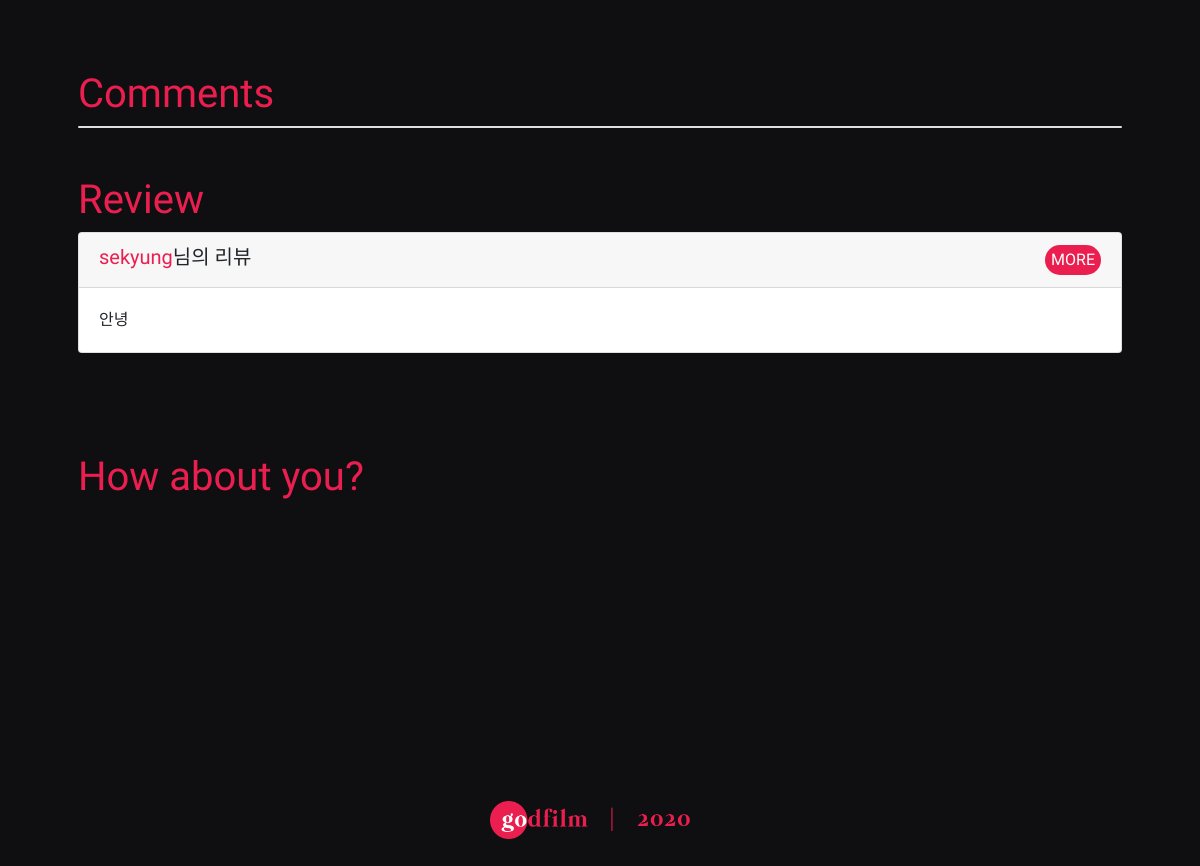
The app's page /movies/24/ (lower part), older data.
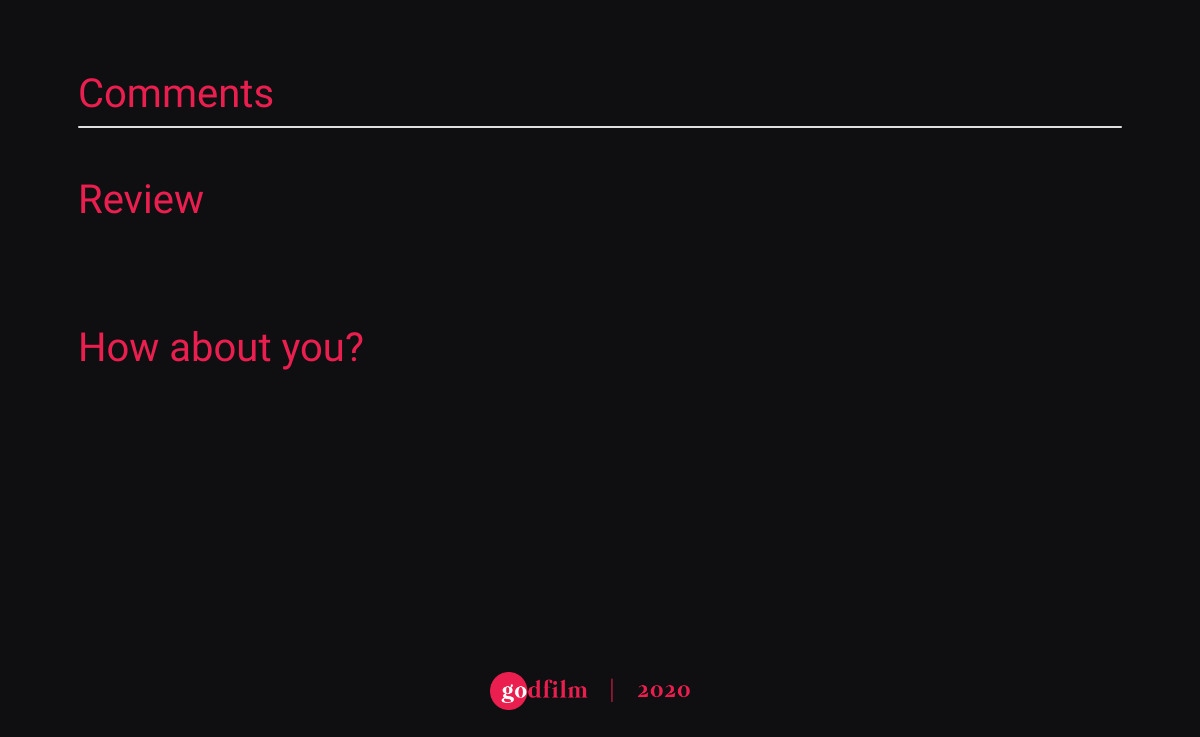
The same page, newer data.
### movies/models.py (models this page shows)
class Review(models.Model):
    title = models.CharField(max_length=100)
    content = models.CharField(max_length=255)
    user = models.ForeignKey(settings.AUTH_USER_MODEL, on_delete=models.CASCADE)
    movie = models.ForeignKey(Movie, on_delete=models.CASCADE)

### accounts/models.py (models this page shows)
class User(AbstractUser):
    followers = models.ManyToManyField(
            settings.AUTH_USER_MODEL,
            related_name='followings'
        )

### movies/views.py (the view)
# urls.py: path('<int:movie_id>/', views.movie_detail, name='movie_detail'),
def movie_detail(request, movie_id):
    movie = get_object_or_404(Movie, id=movie_id)
    reviews = movie.review_set.all()
    comments = movie.moviecomment_set.all()
    comment_form = MovieCommentForm()
    context = {
        'movie': movie,
        'reviews': reviews,
        'comments': comments,
        'comment_form': comment_form
    }
    return render(request, 'movies/movie_detail.html', context)

### movies/templates/movies/movie_detail.html (shortened to what this page needs)
{% extends 'base.html' %}
{% load bootstrap4 %}
{% load static %}
{% block content %}
<div class="row row-cols-1 row-cols-md-3">
</div>
<h1 style="font-family: 'Suez One', serif; color: #ea1f4f;" class="mt-5">Comments</h1>
	<div class="card">
  </div>
<h1 style="font-family: 'Suez One', serif; color: #ea1f4f;" class="mt-5">Review</h1>
{% for review in reviews %}
  <div class="card mb-2">
    <h5 class="card-header d-flex justify-content-between">
      <span><a href="{% url 'accounts:profile' review.user %}" class="goprofile">{{ review.user }}</a>님의 리뷰</span>
      <a href="{% url 'movies:review_detail' movie.id review.id %}" class="btn review-more">MORE</a>
    </h5>
    <div class="card-body">
      <p class="card-text">{{ review.title }}</p>
    </div>
  </div>
{% endfor %}
<div class="mb-5">
<h1 style="font-family: 'Suez One', serif; color: #ea1f4f;" class="opinion">How about you?</h1>
</div>
{% endblock %}

Row changes from the older to the newer data that the page shows:
removed Review: user "sekyung", title "안녕"
